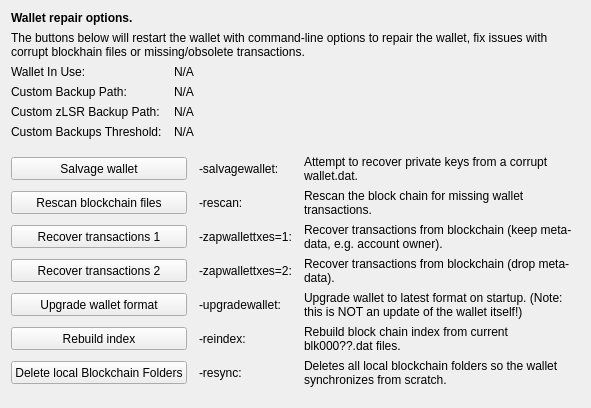
     <widget class="QWidget" name="tab_repair">
      <attribute name="title">
       <string>&amp;Wallet Repair</string>
      </attribute>
      <layout class="QGridLayout" name="gridLayout_4" columnstretch="0,0,0,0">
       <property name="horizontalSpacing">
        <number>12</number>
       </property>
       <item row="0" column="0" colspan="4">
        <widget class="QLabel" name="label_repair_header">
         <property name="font">
          <font>
           <weight>75</weight>
           <bold>true</bold>
          </font>
         </property>
         <property name="text">
          <string>Wallet repair options.</string>
         </property>
        </widget>
       </item>
       <item row="1" column="0" colspan="4">
        <widget class="QLabel" name="label_repair_helptext">
         <property name="font">
          <font>
           <weight>50</weight>
           <bold>false</bold>
          </font>
         </property>
         <property name="text">
          <string>The buttons below will restart the wallet with command-line options to repair the wallet, fix issues with corrupt blockhain files or missing/obsolete transactions.</string>
         </property>
         <property name="wordWrap">
          <bool>true</bool>
         </property>
        </widget>
       </item>
       <item row="2" column="0">
        <widget class="QLabel" name="wallet_path_label">
         <property name="text">
          <string>Wallet In Use:</string>
         </property>
        </widget>
       </item>
       <item row="2" column="1" colspan="3">
        <widget class="QLabel" name="wallet_path">
         <property name="cursor">
          <cursorShape>IBeamCursor</cursorShape>
         </property>
         <property name="text">
          <string>N/A</string>
         </property>
         <property name="textFormat">
          <enum>Qt::PlainText</enum>
         </property>
         <property name="textInteractionFlags">
          <set>Qt::LinksAccessibleByMouse|Qt::TextSelectableByKeyboard|Qt::TextSelectableByMouse</set>
         </property>
        </widget>
       </item>
       <item row="3" column="0">
        <widget class="QLabel" name="wallet_custombackuppath_label">
         <property name="visible">
          <bool>false</bool>
         </property>
         <property name="text">
          <string>Custom Backup Path:</string>
         </property>
        </widget>
       </item>
       <item row="3" column="1" colspan="3">
        <widget class="QLabel" name="wallet_custombackuppath">
         <property name="cursor">
          <cursorShape>IBeamCursor</cursorShape>
         </property>
         <property name="visible">
          <bool>false</bool>
         </property>
         <property name="text">
          <string>N/A</string>
         </property>
         <property name="textFormat">
          <enum>Qt::PlainText</enum>
         </property>
         <property name="textInteractionFlags">
          <set>Qt::LinksAccessibleByMouse|Qt::TextSelectableByKeyboard|Qt::TextSelectableByMouse</set>
         </property>
        </widget>
       </item>
       <item row="4" column="0">
        <widget class="QLabel" name="wallet_customzlsrbackuppath_label">
         <property name="visible">
          <bool>false</bool>
         </property>
         <property name="text">
          <string>Custom zLSR Backup Path:</string>
         </property>
        </widget>
       </item>
       <item row="4" column="1" colspan="3">
        <widget class="QLabel" name="wallet_customzlsrbackuppath">
         <property name="cursor">
          <cursorShape>IBeamCursor</cursorShape>
         </property>
         <property name="visible">
          <bool>false</bool>
         </property>
         <property name="text">
          <string>N/A</string>
         </property>
         <property name="textFormat">
          <enum>Qt::PlainText</enum>
         </property>
         <property name="textInteractionFlags">
          <set>Qt::LinksAccessibleByMouse|Qt::TextSelectableByKeyboard|Qt::TextSelectableByMouse</set>
         </property>
        </widget>
       </item>
       <item row="5" column="0">
        <widget class="QLabel" name="wallet_custombackupthreshold_label">
         <property name="visible">
          <bool>false</bool>
         </property>
         <property name="text">
          <string>Custom Backups Threshold:</string>
         </property>
        </widget>
       </item>
       <item row="5" column="1" colspan="3">
        <widget class="QLabel" name="wallet_custombackupthreshold">
         <property name="cursor">
          <cursorShape>IBeamCursor</cursorShape>
         </property>
         <property name="visible">
          <bool>false</bool>
         </property>
         <property name="text">
          <string>N/A</string>
         </property>
         <property name="textFormat">
          <enum>Qt::PlainText</enum>
         </property>
         <property name="textInteractionFlags">
          <set>Qt::LinksAccessibleByMouse|Qt::TextSelectableByKeyboard|Qt::TextSelectableByMouse</set>
         </property>
        </widget>
       </item>
       <item row="6" column="0">
        <spacer name="verticalSpacer_repair1">
         <property name="orientation">
          <enum>Qt::Vertical</enum>
         </property>
         <property name="sizeHint" stdset="0">
          <size>
           <width>10</width>
           <height>10</height>
          </size>
         </property>
        </spacer>
       </item>
       <item row="7" column="0" colspan="2">
        <widget class="QPushButton" name="btn_salvagewallet">
         <property name="minimumSize">
          <size>
           <width>100</width>
           <height>23</height>
          </size>
         </property>
         <property name="text">
          <string>Salvage wallet</string>
         </property>
        </widget>
       </item>
       <item row="7" column="2">
        <widget class="QLabel" name="label_repair_salvage_command">
         <property name="text">
          <string notr="true">-salvagewallet:</string>
         </property>
        </widget>
       </item>
       <item row="7" column="3">
        <widget class="QLabel" name="label_repair_salvage">
         <property name="text">
          <string>Attempt to recover private keys from a corrupt wallet.dat.</string>
         </property>
         <property name="wordWrap">
          <bool>true</bool>
         </property>
        </widget>
       </item>
       <item row="8" column="0" colspan="2">
        <widget class="QPushButton" name="btn_rescan">
         <property name="minimumSize">
          <size>
           <width>100</width>
           <height>23</height>
          </size>
         </property>
         <property name="text">
          <string>Rescan blockchain files</string>
         </property>
        </widget>
       </item>
       <item row="8" column="2">
        <widget class="QLabel" name="label_repair_rescan_command">
         <property name="text">
          <string notr="true">-rescan:</string>
         </property>
        </widget>
       </item>
       <item row="8" column="3">
        <widget class="QLabel" name="label_repair_rescan">
         <property name="text">
          <string>Rescan the block chain for missing wallet transactions.</string>
         </property>
         <property name="wordWrap">
          <bool>true</bool>
         </property>
        </widget>
       </item>
       <item row="9" column="0" colspan="2">
        <widget class="QPushButton" name="btn_zapwallettxes1">
         <property name="minimumSize">
          <size>
           <width>100</width>
           <height>23</height>
          </size>
         </property>
         <property name="text">
          <string>Recover transactions 1</string>
         </property>
        </widget>
       </item>
       <item row="9" column="2">
        <widget class="QLabel" name="label_repair_zap1_command">
         <property name="text">
          <string notr="true">-zapwallettxes=1:</string>
         </property>
        </widget>
       </item>
       <item row="9" column="3">
        <widget class="QLabel" name="label_repair_zap1">
         <property name="text">
          <string>Recover transactions from blockchain (keep meta-data, e.g. account owner).</string>
         </property>
         <property name="wordWrap">
          <bool>true</bool>
         </property>
        </widget>
       </item>
       <item row="10" column="0" colspan="2">
        <widget class="QPushButton" name="btn_zapwallettxes2">
         <property name="minimumSize">
          <size>
           <width>100</width>
           <height>23</height>
          </size>
         </property>
         <property name="text">
          <string>Recover transactions 2</string>
         </property>
        </widget>
       </item>
       <item row="10" column="2">
        <widget class="QLabel" name="label_repair_zap2_command">
         <property name="text">
          <string notr="true">-zapwallettxes=2:</string>
         </property>
        </widget>
       </item>
       <item row="10" column="3">
        <widget class="QLabel" name="label_repair_zap2">
         <property name="text">
          <string>Recover transactions from blockchain (drop meta-data).</string>
         </property>
         <property name="wordWrap">
          <bool>true</bool>
         </property>
        </widget>
       </item>
       <item row="11" column="0" colspan="2">
        <widget class="QPushButton" name="btn_upgradewallet">
         <property name="minimumSize">
          <size>
           <width>100</width>
           <height>23</height>
          </size>
         </property>
         <property name="text">
          <string>Upgrade wallet format</string>
         </property>
        </widget>
       </item>
       <item row="11" column="2">
        <widget class="QLabel" name="label_repair_upgrade_command">
         <property name="text">
          <string notr="true">-upgradewallet:</string>
         </property>
        </widget>
       </item>
       <item row="11" column="3">
        <widget class="QLabel" name="label_repair_upgrade">
         <property name="text">
          <string>Upgrade wallet to latest format on startup. (Note: this is NOT an update of the wallet itself!)</string>
         </property>
         <property name="wordWrap">
          <bool>true</bool>
         </property>
        </widget>
       </item>
       <item row="12" column="0" colspan="2">
        <widget class="QPushButton" name="btn_reindex">
         <property name="minimumSize">
          <size>
           <width>100</width>
           <height>23</height>
          </size>
         </property>
         <property name="text">
          <string>Rebuild index</string>
         </property>
        </widget>
       </item>
       <item row="12" column="2">
        <widget class="QLabel" name="label_repair_reindex_command">
         <property name="text">
          <string notr="true">-reindex:</string>
         </property>
        </widget>
       </item>
       <item row="12" column="3">
        <widget class="QLabel" name="label_repair_reindex">
         <property name="text">
          <string>Rebuild block chain index from current blk000??.dat files.</string>
         </property>
         <property name="wordWrap">
          <bool>true</bool>
         </property>
        </widget>
       </item>
       <item row="13" column="0" colspan="2">
        <widget class="QPushButton" name="btn_resync">
         <property name="minimumSize">
          <size>
           <width>100</width>
           <height>23</height>
          </size>
         </property>
         <property name="text">
          <string>Delete local Blockchain Folders</string>
         </property>
        </widget>
       </item>
       <item row="13" column="2">
        <widget class="QLabel" name="label_repair_resync_command">
         <property name="text">
          <string>-resync:</string>
         </property>
        </widget>
       </item>
       <item row="13" column="3">
        <widget class="QLabel" name="label_repair_resync">
         <property name="text">
          <string>Deletes all local blockchain folders so the wallet synchronizes from scratch.</string>
         </property>
         <property name="wordWrap">
          <bool>true</bool>
         </property>
        </widget>
       </item>
       <item row="14" column="0">
        <spacer name="verticalSpacer_repair2">
         <property name="orientation">
          <enum>Qt::Vertical</enum>
         </property>
         <property name="sizeHint" stdset="0">
          <size>
           <width>20</width>
           <height>10</height>
          </size>
         </property>
        </spacer>
       </item>
      </layout>
     </widget>
